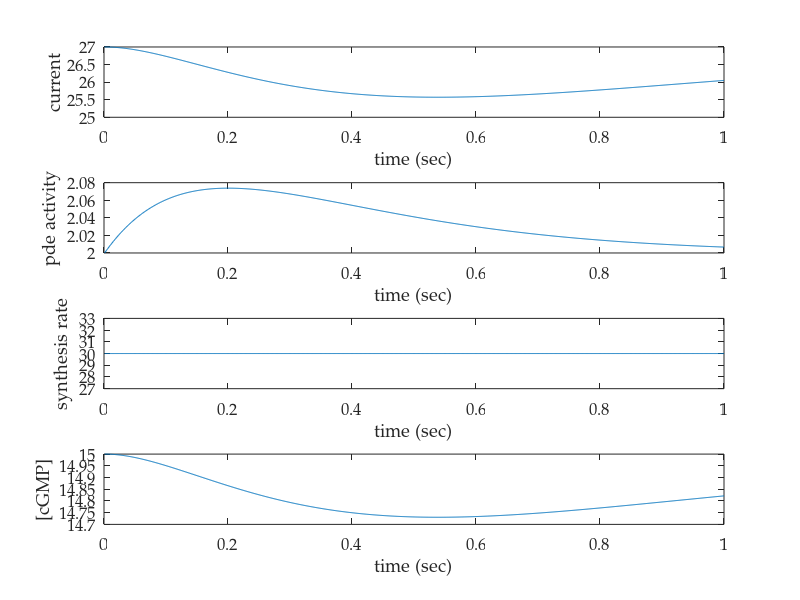
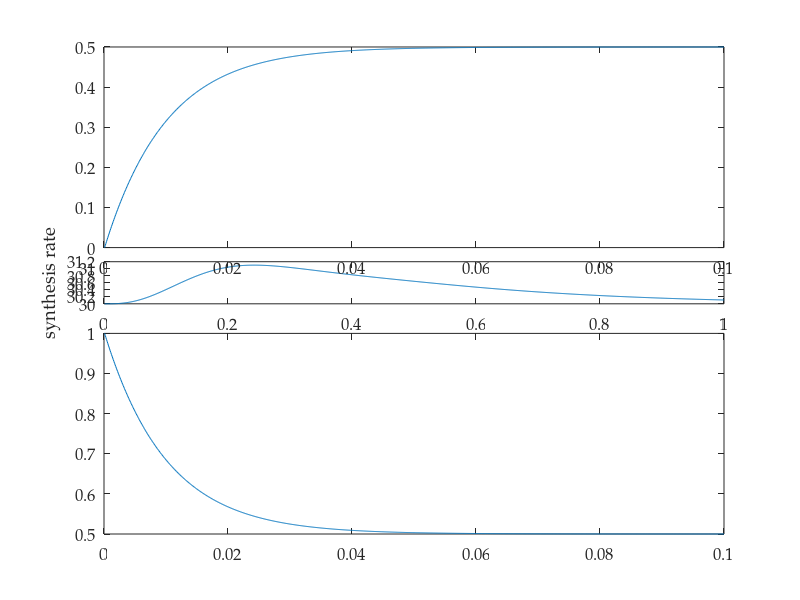
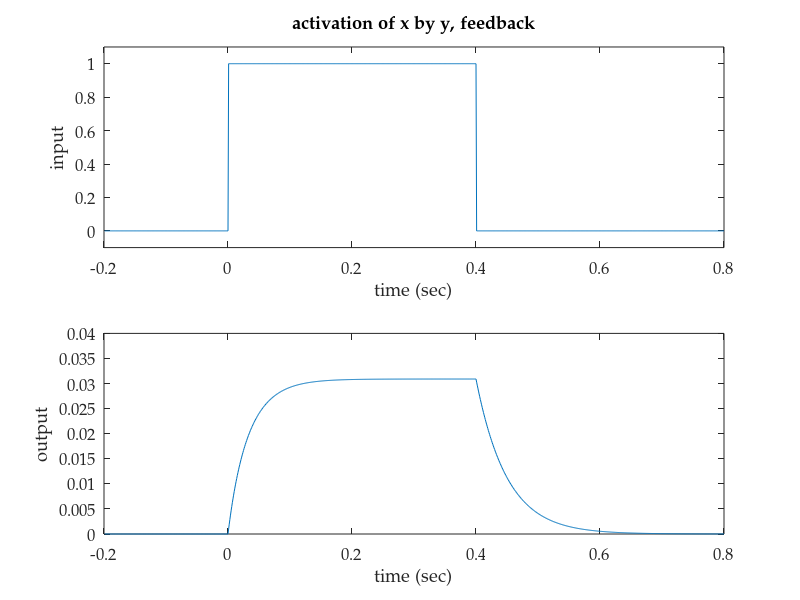

Write the MATLAB code that produced these figures, in order.
%****************************************************************************
% Differential equations tutorial for NeuBeh/PBIO 545, Winter 2003
%
% Created 12/02 Fred Rieke
% Revisions:
%
%****************************************************************************


% useful default stuff
set(0, 'DefaultAxesFontName','Palatino')
set(0, 'DefaultAxesFontSize', 12)
colormap([0 0 0])

%****************************************************************************
% Example 1: second-messenger cascades and phototransduction
%	The examples below build up to a model for phototransduction based
% on known chemical interactions.  We start with some of the building
% blocks for a more complicated model and work up to a full model for
% phototransduction.  Many of the examples below are much more generally
% applicable - e.g. the simple feedback models.  Phototransduction is a 
% nice example because we can construct a model based on known mechanisms
% with known properties.
%****************************************************************************

%----------------------------------------------------------------------------
% Consider creation of a substance x by another y.  For example, y could be an active
% receptor and x its downstream effector.  The rate of creation of x 
% is proportional to amount of active y and x decays with a rate 
% constant alpha.  The differential equation describing this situation is:
% 	dx/dt = y - alpha * x
% This does not have a unique solution unless we also specify an initial 
% condition.  We'll use x=0 at time 0.

% The approach we will take to solving this equation is to turn the differential
% equation into a difference equation, which we'll solve for finite time steps.  In
% doing this we will assume that the behavior of x is determined entirely by 
% its first derivative for our finite time step.  This amounts to a Taylor series
% approximation to x(t).  The accuracy of the approximation improves as the time
% step becomes smaller.  If this is unclear come back to it after going through the 
% program below.  

figure(1);
x(1) = 0;				% initial condition
alpha = 20;				% rate constant for decay of x (in 1/sec)
TimeStep = 0.001;		% time step for difference equation (in sec)
PrePts = 200;			% points before step in y
StmPts = 400;			% number of time points that y is active
NumPts = 1000;			% total points to simulate

% initialize y; in this case y is a simple step
y(1:PrePts) = 0;
y(PrePts+1:PrePts + StmPts) = 1;
y(PrePts + StmPts + 1:NumPts) = 0;
% plot y
tme = 1:NumPts;
tme = (tme - PrePts) * TimeStep;
subplot(2, 1, 1);
plot(tme, y);
ylim([-.1 1.1]);
xlabel('time (sec)');
ylabel('input y');
title('activation of x by y, no feedback');

% Calculate x by making the differential equation above into a difference equation.  
% Rather than solving with time as a continuous variable, we discretize time into 
% finite steps of length TimeStep.  We will approximate x in each time step.  Thus
% the derivative
%	 dx/dt
% becomes
% 	 [x(n) - x(n-1)] / TimeStep
% where x(n) is the value of x in the nth time bin (i.e. at time n*TimeStep).
% Note that in the limit where TimeStep goes to 0 this is the definition of
% a derivative.  Make sure you see this connection as it is at the core of 
% how differential equations are solved numerically.
% So now our original differential equation becomes
%	[x(n) - x(n-1)] / TimeStep = y(n-1) - alpha * x(n-1)
% or, solving for x(n),
%	x(n) = x(n-1) + TimeStep * [y(n-1) - alpha * x(n-1)]
% This gives us an update rule for x - given x and y in time bin n-1, we 
% can compute x in time bin n.  
for pnt = 2:NumPts
	x(pnt) = x(pnt-1) + (y(pnt-1) - alpha * x(pnt-1)) * TimeStep;
end
subplot(2, 1, 2);
plot(tme, x);
xlabel('time (sec)');
ylabel('output x');

% Some suggested modifications:
% (1) play with the rate constant alpha and make sure you can explain what happens.
% (2) try different shaped inputs (other than step).
% (3) play with TimeStep to see over what range of time bins the numerical solution
%	  is accurate.

%----------------------------------------------------------------------------
% Let's elaborate this example a little.  What if x also has a rate of spontaneous activation,
% in addition to activation by y?  Now our differential equation becomes
%	dx/dt = y + beta - alpha * x
% where beta is the rate of spontaneous activation.
% We'll solve this in the same way.

figure(2);
beta = 1;				% rate of spontaneous activation of x
x(1) = beta / alpha;	% new initial condition

% plot input y
subplot(2, 1, 1);
plot(tme, y);
ylim([-.1 1.1]);
xlabel('time (sec)');
ylabel('input');
title('activation of x by y, no feedback');

% calculate x by making differential equation into difference equation
for pnt = 2:NumPts
	x(pnt) = x(pnt-1) + (y(pnt-1) + beta - alpha * x(pnt-1)) * TimeStep;
end
subplot(2, 1, 2);
plot(tme, x);
xlabel('time (sec)');
ylabel('output');

% (1) Make sure you understand the form of the difference equation in the loop above.
% (2) What changes in this case?  Why?  
% (3) Can you explain the change from the differential equation?
% (4) Why is beta/alpha is reasonable initial condition?  

%----------------------------------------------------------------------------
% The examples above can both be solved analytically, providing a useful check to 
% the numerical solution.  Now let's add a feedback term, which make the analytical
% solutions difficult.  So now active x will feedback to modify the 'effective' 
% activity of y (that is rate of creation of x by y).  Now the differential
% equation becomes
% 	dx/dt = y * (1+gx)^n - alpha * x,
% where g is a constant describing the gain of the feedback and and n is
% an exponent determining the linear or nonlinear behavior of the feedback signal.
% There are certainly other ways a feedback mechanism could work (and correspondingly
% different differential equations), but this is one reasonable form.

figure(3);
x(1) = 0;						% initial condition
Power = -1;						% feedback power
g = 20;							% feedback gain

% plot input y
subplot(2, 1, 1);
plot(tme, y);
ylim([-.1 1.1]);
xlabel('time (sec)');
ylabel('input');
title('activation of x by y, feedback');

% solve difference equation
for pnt = 2:NumPts
	x(pnt) = x(pnt-1) + (y(pnt) * (1 + g * x(pnt-1))^Power - alpha * x(pnt-1)) * TimeStep;
end
subplot(2, 1, 2);
plot(tme, x);
xlabel('time (sec)');
ylabel('output');

% (1) How does the behavior compare to the case without feedback?
%	  Compare both the amplitude and kinetics of x.
% (2) How does effect of feedback change as power changed?  Why? 
% (3) How does changing g change things?  Why?
% (4) What happens when you change TimeStep?  Why?

%----------------------------------------------------------------------------
% Now let's consider combinations of a couple steps.  Anticipating building up
% to a model for phototransduction we'll change from the generic variables x and y
% to r (rhodopsin activity) and p (phosphodiesterase activity).  Light produces
% an electrical signal in the photoreceptor by activating rhodopsin which then
% activates phosphodiesterase (through transducin).  Active phosphodiesterase 
% breaks down cGMP and reduces the membrane current through cGMP-gated channels.  
% Start by considering phosphodiesterase activation.  First, we'll assume that the 
% rhodopsin activity (its ability to activate phosphodiesterase through transducin) 
% obeys
%	dr/dt = -sigma*r
% where sigma is the rate constant for the decay of rhodopsin.  Then 
% we'll assume that the phosphodiesterase activity obeys
%	dp/dt = r + eta - phi * p 
% where eta represents spontaneous phosphodiesterase activation and
% phi is the rate constant for decay.

figure(1)
sigma = 5;				% rhodopsin activity decay rate constant (1/sec)
phi = 5;				% phosphodiesterase activity decay rate constant (1/sec)
eta = 10;				% phosphodiesterase activation rate constant (1/sec)
r(1) = 1;				% initial condition for r
p(1) = eta/phi;			% initial condition for p

NumPts = 1000;			% number of points to simulate
TimeStep = 0.001;		% time step 

tme = 1:NumPts;
tme = tme * TimeStep;

% solve difference equation
for pnt = 2:NumPts
	r(pnt) = r(pnt-1) + TimeStep * (-sigma * r(pnt-1));
	p(pnt) = p(pnt-1) + TimeStep * (r(pnt-1) + eta - phi * p(pnt-1));
end

% plot time course of rhodopsin activity
subplot(2, 1, 1);
plot(tme, r);
xlabel('time (sec)')
ylabel('rhodopsin activity')
% plot time course of phosphodiesterase activity
subplot(2, 1, 2);
plot(tme, p);
xlabel('time (sec)')
ylabel('pde activity')

% (1) why do we choose an exponential decay for the shape of rhodopsin's activity?  What might
%	  change that?
% (2) explore different combinations of sigma and phi and their impact.

%----------------------------------------------------------------------------
% The code above describes the 'activation' part of phototransduction - i.e. how
% light activation of rhodopsin leads to activation of phosphodiesterase.  Now 
% lets add in the steps linking that to a change in current, and the steps 
% required for the light response to recover.  The role of activated phosphodiesterase
% is to hydrolyze cGMP.  Another enzyme, guanylate cyclase, synthesizes cGMP.  So the 
% cGMP concentration g is controlled by a balance of synthesis (at a rate s) and hydrolysis
% (at a rate pg):
%	dg/dt = s - pg
% The membrane current depends on the third power of the cGMP concentration
%	I = k g^3
% This is all we need for a simple phototransduction model.  Below we add a feedback
% that controls the rate of synthesis.

figure(1)
gdark = 15;				% concentration of cGMP in darkness
cgmp2cur = 8e-3;		% constant relating cGMP to current

tme = 1:NumPts;
tme = tme * TimeStep;
g(1) = gdark;							% initial condition
s(1:NumPts) = gdark * eta/phi;		% steady state: synthesis = hydrolysis
p(1) = eta/phi;

% solve difference equations for each component
for pnt = 2:NumPts
	r(pnt) = r(pnt-1) + TimeStep * (-sigma * r(pnt-1));
	p(pnt) = p(pnt-1) + TimeStep * (r(pnt-1) + eta - phi * p(pnt-1));
	g(pnt) = g(pnt-1) + TimeStep * (s(pnt-1) - p(pnt-1) * g(pnt-1));
end

% determine current change
cur = cgmp2cur * g.^3;

% plot current, pde activity, synthesis rate, cGMP concentration
subplot(4, 1, 1);
plot(tme, cur);
xlabel('time (sec)');
ylabel('current');
subplot(4, 1, 2);
plot(tme, p);
xlabel('time (sec)');
ylabel('pde activity');
subplot(4, 1, 3);
plot(tme, s);
xlabel('time (sec)');
ylabel('synthesis rate');
subplot(4, 1, 4);
plot(tme, g);
xlabel('time (sec)');
ylabel('[cGMP]');

%----------------------------------------------------------------------------
% Now let's add a calcium feedback to the model above.  Calcium enters the outer
% segment through the cGMP-gated channels.  Hence the rate of calcium influx
% is proportional to the current flowing.  Calcium is removed by a Na+/K+,Ca2+ 
% exchanger.  The rate of removal is proportional to the calcium concentration:
%	dc/dt = qI - beta c
% where c is the calcium concentration, q is the proportionality constant between
% changes in calcium and the current, and beta is the rate constant for calcium
% removal.  
% Calcium acts on the rate of cGMP synthesis:
%   s = smax / (1 + (c/K)^h)
% where smax is the maximum rate and K and H are constant (affinity and cooperativity)
% describing the strength of the feedback.  Otherwise the model is the same.

figure(2)
cdark = 0.5;			% dark calcium concentration
beta = 20;				% rate constant for calcium removal in 1/sec
hillcoef = 4;			% cooperativity
hillaffinity = 0.3;		% affinity

cur2ca = beta * cdark / (cgmp2cur * gdark^3);				% get q using steady state
smax = eta/phi * gdark * (1 + (cdark / hillaffinity)^hillcoef);		% get smax using steady state

tme = 1:NumPts;
tme = tme * TimeStep;

% initial conditions
g(1) = gdark;
s(1) = gdark * eta/phi;		
c(1) = cdark;
p(1) = eta/phi;

% solve difference equations
for pnt = 2:NumPts
	r(pnt) = r(pnt-1) + TimeStep * (-sigma * r(pnt-1));
	p(pnt) = p(pnt-1) + TimeStep * (r(pnt-1) + eta - phi * p(pnt-1));
	c(pnt) = c(pnt-1) + TimeStep * (cur2ca * cgmp2cur * g(pnt-1)^3 - beta * c(pnt-1));
	s(pnt) = smax / (1 + (c(pnt) / hillaffinity)^hillcoef);
	g(pnt) = g(pnt-1) + TimeStep * (s(pnt-1) - p(pnt-1) * g(pnt-1));
end
% determine current change
cur = cgmp2cur * g.^3;

% plot current, pde, synthesis, cGMP and calcium
subplot(5, 1, 1);
plot(tme, cur);
xlabel('time (sec)');
ylabel('current');
subplot(5, 1, 2);
plot(tme, p);
xlabel('time (sec)');
ylabel('pde activity');
subplot(5, 1, 3);
plot(tme, s);
xlabel('time (sec)');
ylabel('synthesis rate');
subplot(5, 1, 4);
plot(tme, g);
xlabel('time (sec)');
ylabel('[cGMP]');
subplot(5, 1, 5) 
plot(tme, c)
xlabel('time (sec)');
ylabel('[calcium]');

% (1) make sure you understand the relation between the steady state conditions
%	  and the constants q and smax.
% (2) play with the various parameters and see how the alter the calculated 
%	  light response.  Can you explain why things change they way they do?
% (3) the model will generate damped oscillations for some values of beta.  Why?

%****************************************************************************
% Example 2: two-state systems and channel gating particles
%****************************************************************************

% two-state system - e.g. HH gating particle
%	dp/dt = alpha n - beta p
%	p+n = 1

n(1) = 1;
alpha = 50;
beta = 50;
NumPts = 1000;
TimeStep = 0.0001;

p(1:NumPts) = 0;
for pnt = 2:NumPts
	p(pnt) = p(pnt-1) + TimeStep * (n(pnt-1) * alpha - p(pnt-1) * beta);
	n(pnt) = 1 - p(pnt);
end

tme = 1:NumPts;
tme = tme * TimeStep;
subplot(2, 1, 1);
plot(tme, p);
subplot(2, 1, 2);
plot(tme, n);

% (1) explain ss dependence on alpha and beta
% (2) add inactive state entered from permissive state
